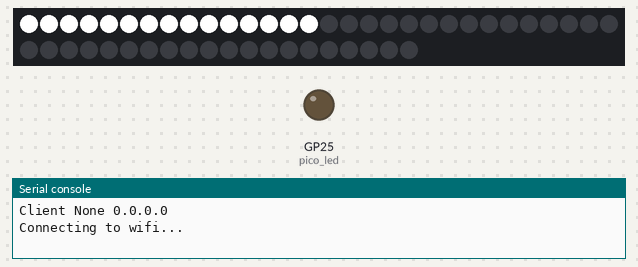
A program run on a simulated Raspberry Pi Pico running MicroPython. On the bench: 50 RGB LEDs in strip order, left to right, continuing on the next row, output pins drawn as LEDs (lit = HIGH), the last lines printed to the serial console. WiFi joins after 1.5 s; requests to the public web service named in the program get a made-up reply in its usual format after 0.4 s (London, UTC, broken clouds, 64 % humidity, 1013 hPa unless stated).

Above: at 0.45 s.
At 2.17 s:
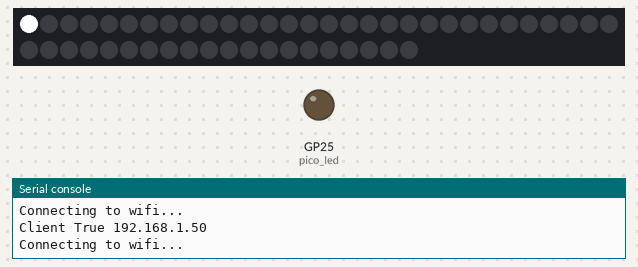
At 2.77 s:
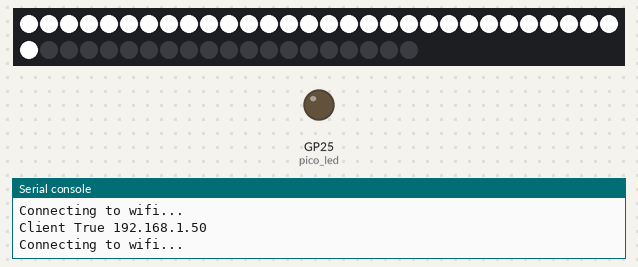
At 3.7 s:
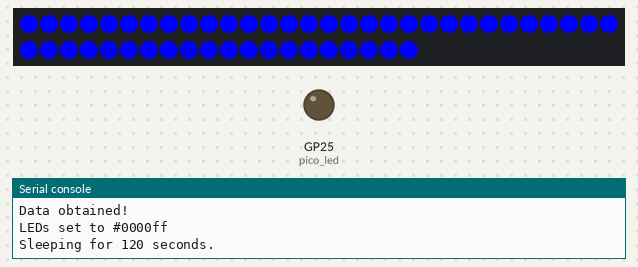
Timing chart, 0 to 5.2 s (numbered marks = the images above):
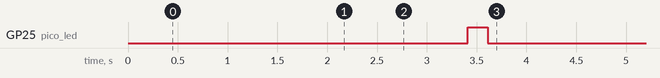

The program:

main.py
```python
import WIFI_CONFIG
from network_manager import NetworkManager
import uasyncio
import urequests
import time
import plasma
from plasma import plasma_stick
from machine import Pin

'''
This Plasma Stick example sets your LED strip to the current #cheerlights colour.
Find out more about the Cheerlights API at https://cheerlights.com/
'''

URL = 'http://api.thingspeak.com/channels/1417/field/2/last.json'
UPDATE_INTERVAL = 120  # refresh interval in secs. Be nice to free APIs!

# Set how many LEDs you have
NUM_LEDS = 50


def status_handler(mode, status, ip):
    # reports wifi connection status
    print(mode, status, ip)
    print('Connecting to wifi...')
    # flash while connecting
    for i in range(NUM_LEDS):
        led_strip.set_rgb(i, 255, 255, 255)
        time.sleep(0.02)
    for i in range(NUM_LEDS):
        led_strip.set_rgb(i, 0, 0, 0)
    if status is not None:
        if status:
            print('Wifi connection successful!')
        else:
            print('Wifi connection failed!')
            # if no wifi connection, you get spooky rainbows. Bwahahaha!
            spooky_rainbows()


def spooky_rainbows():
    print('SPOOKY RAINBOWS!')
    HUE_START = 30  # orange
    HUE_END = 140  # green
    SPEED = 0.3  # bigger = faster (harder, stronger)

    distance = 0.0
    direction = SPEED
    while True:
        for i in range(NUM_LEDS):
            # generate a triangle wave that moves up and down the LEDs
            j = max(0, 1 - abs(distance - i) / (NUM_LEDS / 3))
            hue = HUE_START + j * (HUE_END - HUE_START)

            led_strip.set_hsv(i, hue / 360, 1.0, 0.8)

        # reverse direction at the end of colour segment to avoid an abrupt change
        distance += direction
        if distance > NUM_LEDS:
            direction = - SPEED
        if distance < 0:
            direction = SPEED

        time.sleep(0.01)


def hex_to_rgb(hex):
    # converts a hex colour code into RGB
    h = hex.lstrip('#')
    r, g, b = (int(h[i:i + 2], 16) for i in (0, 2, 4))
    return r, g, b


# set up the Pico W's onboard LED
pico_led = Pin('LED', Pin.OUT)

# set up the WS2812 / NeoPixel™ LEDs
led_strip = plasma.WS2812(NUM_LEDS, 0, 0, plasma_stick.DAT, color_order=plasma.COLOR_ORDER_RGB)

# start updating the LED strip
led_strip.start()

# set up wifi
try:
    network_manager = NetworkManager(WIFI_CONFIG.COUNTRY, status_handler=status_handler)
    uasyncio.get_event_loop().run_until_complete(network_manager.client(WIFI_CONFIG.SSID, WIFI_CONFIG.PSK))
except Exception as e:
    print(f'Wifi connection failed! {e}')
    # if no wifi, then you get...
    spooky_rainbows()

while True:
    # open the json file
    print(f'Requesting URL: {URL}')
    r = urequests.get(URL)
    # open the json data
    j = r.json()
    print('Data obtained!')
    r.close()

    # flash the onboard LED after getting data
    pico_led.value(True)
    time.sleep(0.2)
    pico_led.value(False)

    # extract hex colour from the data
    hex = j['field2']

    # and convert it to RGB
    r, g, b = hex_to_rgb(hex)

    # light up the LEDs
    for i in range(NUM_LEDS):
        led_strip.set_rgb(i, r, g, b)
    print(f'LEDs set to {hex}')

    # sleep
    print(f'Sleeping for {UPDATE_INTERVAL} seconds.')
    time.sleep(UPDATE_INTERVAL)
```

WIFI_CONFIG.py
```python
SSID = "YOUR_WIFI_SSID"
PSK = "YOUR_WIFI_PASSWORD"
COUNTRY = "YOUR_COUNTRY_CODE"
```

Measured:
- by itself, GP25 (pico_led): LOW → HIGH at 3.4 s, → LOW 0.20 s later
